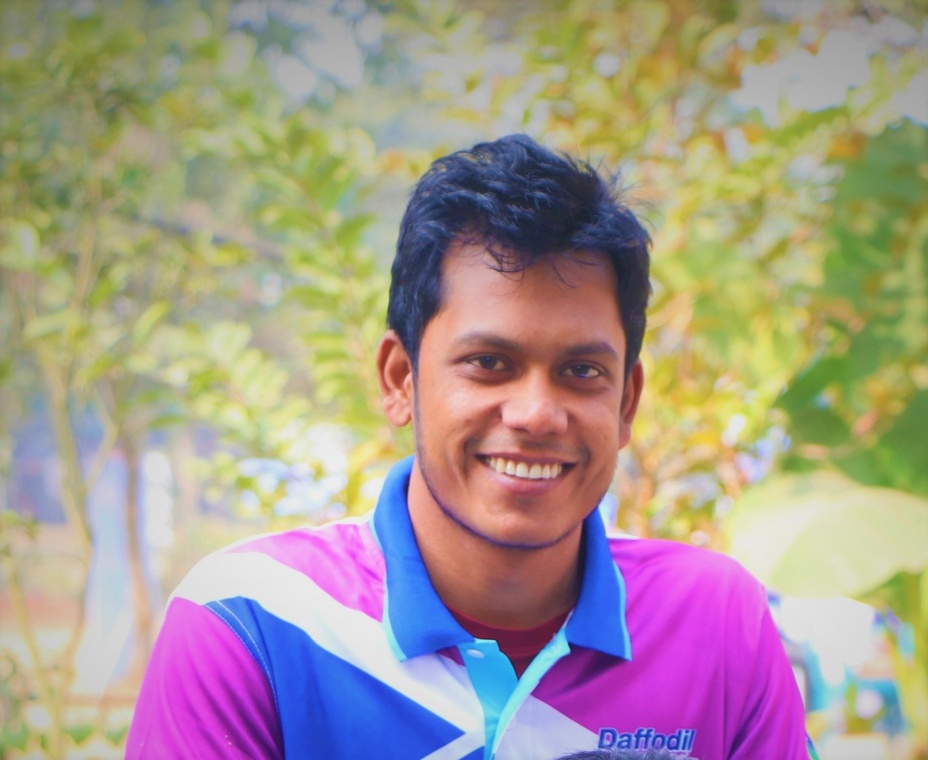
#> input picture Brightness Changing/imdad_pic.jpg, 928 x 760 px, shrunk from 1629 x 1334 before the run
$ python brightnessChanging_img.py
#> lines starting #> are read from the running program, lines starting #| are printed output that depends on the picture
import numpy as np
import cv2

img = cv2.imread('imdad_pic.jpg', cv2.IMREAD_GRAYSCALE)
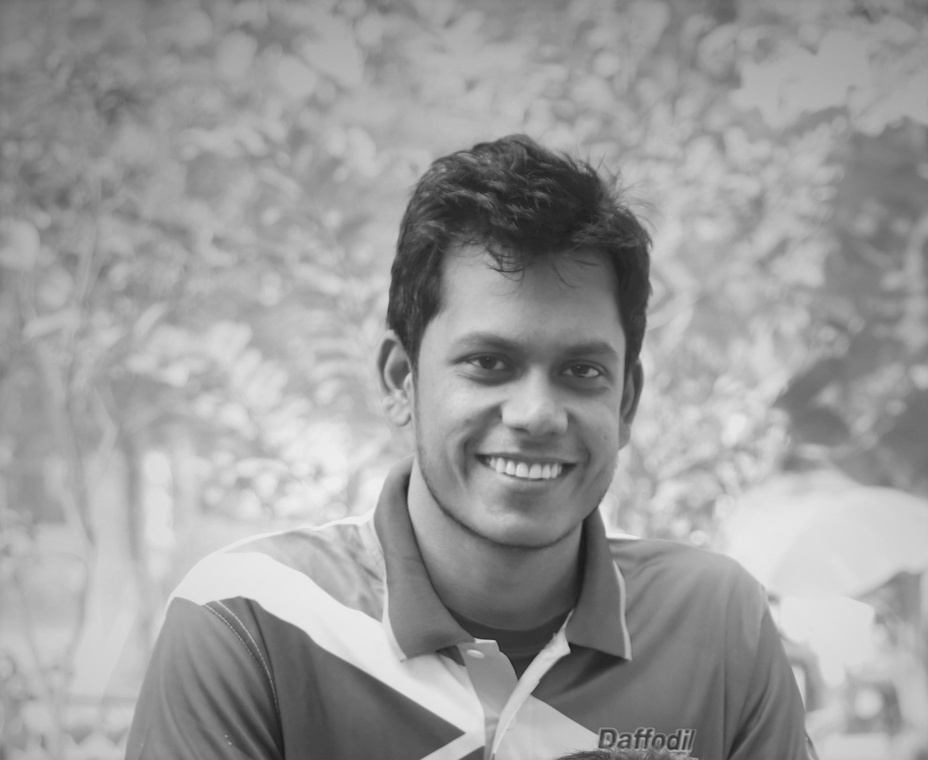
#> img: shape (760, 928); min 25, max 239, mean 155.7
height = img.shape[0]
#> height = 760
width = img.shape[1]
#> width = 928

brightness = -50

for i in np.arange(height):
    for j in np.arange(width):
        a = img.item(i, j)
        b = a + brightness
        if b > 255:
            b = 255
        img.itemset((i, j), b)
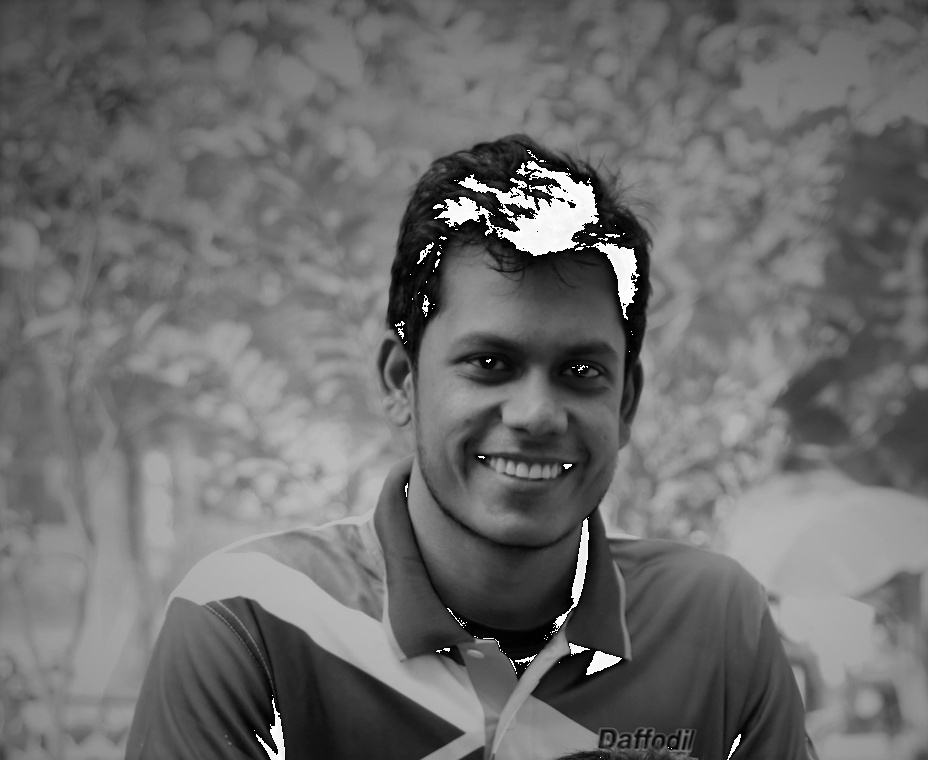
#> img: shape (760, 928); min 0, max 255, mean 109.5

cv2.imwrite('brightness.jpg', img)

cv2.imshow('image', img)
cv2.waitKey(0)
cv2.destroyAllWindows()
